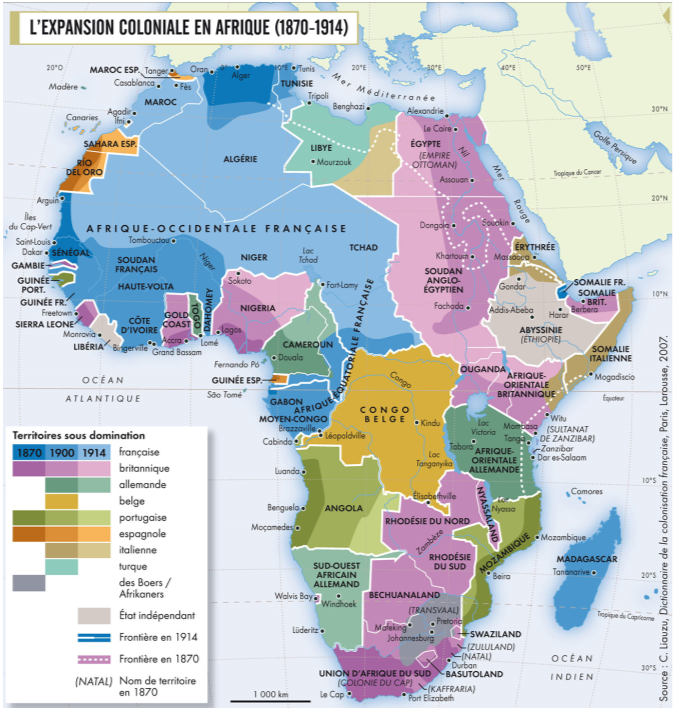
#> input picture source-map.png, 673 x 710 px
$ python trace_labels.py ../source-map.png ../source-map.png ../source-map.png
#> lines starting #> are read from the running program, lines starting #| are printed output that depends on the picture
#!/usr/bin/env python3
"""Step 5b of the source-map trace: lettering.

Every label found by trace_text.py (OCR + hand corrections) is fitted to the
ink of the scan: the text is rendered with the font of its style and the
size, tracking and position that correlate best with the ink are kept.  The
same fit ranks candidate fonts (`trace_labels.py rank`).

Output: data/trace_labels_text.json
  fonts   [[css family, file], ...]              embedded later (subset)
  styles  {id: {ff, i, w, c, h, hw, ls}}         text style table for the page
  labels  [[x, y, t, style, size, track, anchor, rot], ...]   baseline x / y
  dots    [[x, y], ...]
"""
import glob
import json
import math
import os
import sys

import numpy as np
from PIL import Image, ImageDraw, ImageFont
from scipy import ndimage as ndi

ROOT = os.path.dirname(os.path.dirname(os.path.abspath(__file__)))
OUT = os.path.join(ROOT, 'data')
FDIR = os.path.join(ROOT, 'scratch', 'redraw', 'fonts')
SS = 4

LUM = np.asarray(Image.open(os.path.join(ROOT, 'source-map.png')).convert('RGB')).astype(float) @ \
    np.array([0.299, 0.587, 0.114])
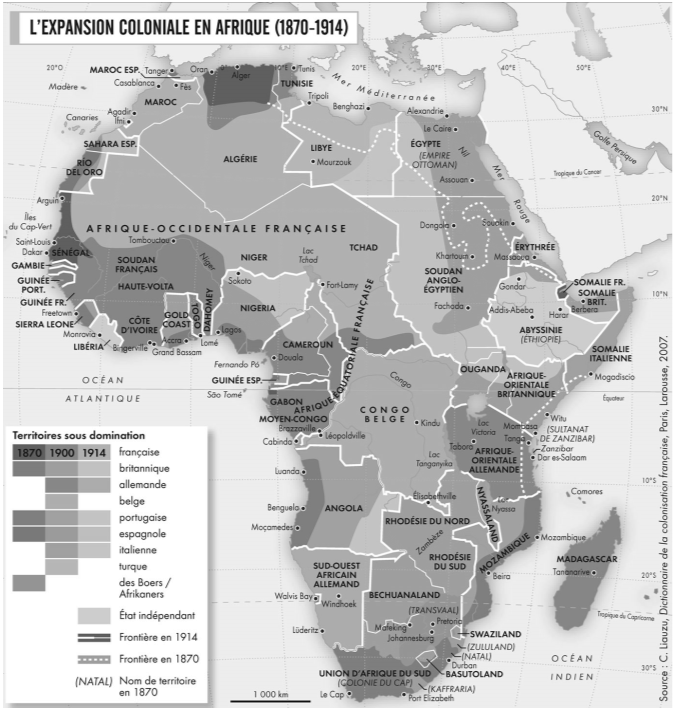
#> LUM: shape (710, 673) float64; min 11.87, max 255, mean 199
MED = ndi.median_filter(LUM, 3)
_rgb = np.asarray(Image.open(os.path.join(ROOT, 'source-map.png')).convert('RGB')).astype(float)
CHROMA = _rgb.max(-1) - _rgb.min(-1)
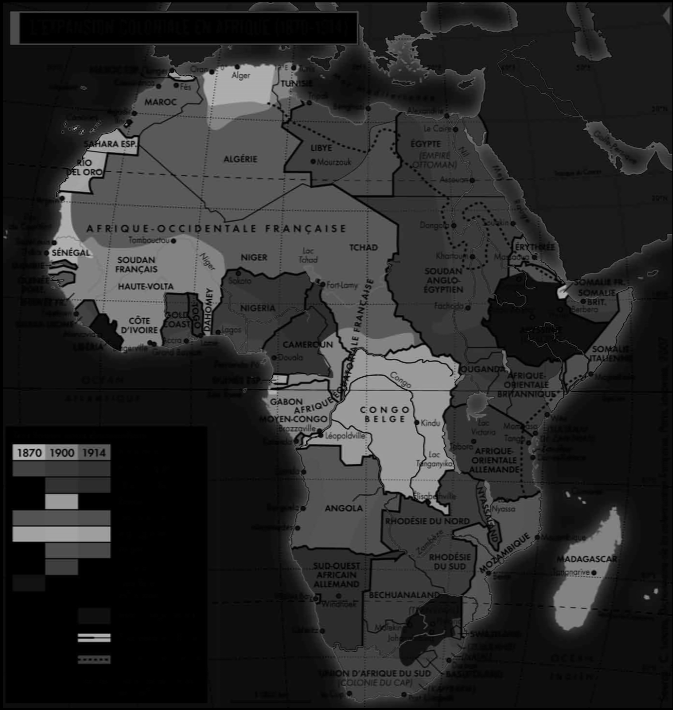
#> CHROMA: shape (710, 673) float64; min 0, max 186, mean 42.3

# font id -> (file, weight axis value or None)
FONTS = {}
for p in sorted(glob.glob(os.path.join(FDIR, '*.ttf'))):
    FONTS[os.path.basename(p)[:-4]] = p


# [236 lines left out: functions font_of, render, cap_em, ink_width, label_ink, text_mask and 4 more, not called in this run]


# ---- styles ---------------------------------------------------------------------------
FCOND, FCONDB, FQ, FASAP = 'IBMPlexSansCondensed-Regular', 'IBMPlexSansCondensed-SemiBold', 'Questrial-Regular', 'AsapCondensed-Bold'
STYLES = {                       # id: (italic shear, halo width in px or 0)
    'T':  dict(f=FASAP,  i=0.0,  halo=0),     # territory names: condensed bold caps
    'TW': dict(f=FCOND,  i=0.0,  halo=0),     # MAROC / ALGÉRIE: condensed regular caps, tracked
    'P':  dict(f=FCOND,  i=0.0,  halo=0),     # names in brackets
    'C':  dict(f=FQ,     i=0.0,  halo=1.3),   # cities
    'CI': dict(f=FQ,     i=0.25, halo=1.3),   # cities, italic
    'R':  dict(f=FQ,     i=0.0,  halo=1.2),   # letter-spaced capitals (region titles, oceans)
    'W':  dict(f=FQ,     i=0.25, halo=1.2),   # water names, italic
    'WI': dict(f=FQ,     i=0.0,  halo=1.2),   # water names, upright
    'D':  dict(f=FQ,     i=0.0,  halo=1.0),   # 20°O, 10°S ...
}
T_TEXTS = set((
    'TUNISIE NIGER TCHAD SOUDAN FRANÇAIS HAUTE-VOLTA SÉNÉGAL GAMBIE GUINÉE PORT. SIERRA LEONE CÔTE D\'IVOIRE GOLD COAST '
    'NIGERIA ÉGYPTE LIBYE ÉRYTHRÉE ANGLO- EGYPTIEN SOMALIE BRIT. ITALIENNE OUGANDA AFRIQUE- ORIENTALE BRITANNIQUE '
    'ALLEMANDE ALLEMAND CAMEROUN GABON MOYEN-CONGO CONGO BELGE ANGOLA RHODÉSIE DU NORD DU SUD SUD-OUEST AFRICAIN '
    'BECHUANALAND SWAZILAND BASUTOLAND MADAGASCAR UNION D\'AFRIQUE DU SUD (TRANSVAAL) (ZULULAND) (NATAL) (KAFFRARIA) '
    '(COLONIE DU CAP) (SULTANAT DE ZANZIBAR) (EMPIRE OTTOMAN) (ÉTHIOPIE) SAHARA ESP. RÍO DEL ORO MAROC ESP. '
    'AFRIQUE ÉQUATORIALE FRANÇAISE NYASSALAND MOZAMBIQUE DAHOMEY TOGO ABYSSINIE SOMALIE').split())
TW_TEXTS = {'MAROC', 'ALGÉRIE'}
R_TEXTS = {'AFRIQUE-OCCIDENTALE FRANÇAISE', 'OCÉAN', 'ATLANTIQUE', 'INDIEN'}
W_TEXTS = {'Mer Méditerranée', 'Mer Rouge', 'Golfe Persique', 'Nil', 'Niger', 'Congo', 'Zambèze',
           'Tropique du Cancer', 'Tropique du Capricorne', 'Équateur'}


# legend lettering, measured on the scan: text -> (x, baseline y, style, size, tracking)
LEGEND = {
    'Territoires sous domination': (13.5, 438.6, 'H', 9.0, 0.0),
    '1870': (19.0, 457.6, 'Y', 7.6, 0.2), '1900': (50.0, 457.6, 'Y', 7.6, 0.2), '1914': (81.5, 457.6, 'Y', 7.6, 0.2),
    'française': (119.5, 472.6, 'L', 9.4, 0.1), 'britannique': (119.5, 489.0, 'L', 9.4, 0.1),
    'allemande': (119.5, 505.6, 'L', 9.4, 0.1), 'belge': (119.5, 521.6, 'L', 9.4, 0.1),
    'portugaise': (119.5, 538.4, 'L', 9.4, 0.1), 'espagnole': (119.5, 555.0, 'L', 9.4, 0.1),
    'italienne': (119.5, 571.0, 'L', 9.4, 0.1), 'turque': (119.5, 587.0, 'L', 9.4, 0.1),
    'des Boers /': (119.5, 598.0, 'L', 9.4, 0.1), 'Afrikaners': (119.5, 607.6, 'L', 9.4, 0.1),
    'État indépendant': (119.5, 620.6, 'L', 9.4, 0.1), 'Frontière en 1914': (119.5, 642.6, 'L', 9.4, 0.1),
    'Frontière en 1870': (119.5, 664.6, 'L', 9.4, 0.1), '(NATAL)': (78.5, 685.6, 'LI', 8.6, 0.1),
    'Nom de territoire': (119.5, 685.6, 'L', 9.4, 0.1), 'en 1870': (119.5, 696.0, 'L', 9.4, 0.1),
}
STYLES['L'] = dict(f=FQ, i=0.0, halo=0)       # legend entries
STYLES['LI'] = dict(f=FQ, i=0.25, halo=0)     # (NATAL) sample

FORCE_STYLE = {'Territoires sous domination': 'H', '1870': 'Y', '1900': 'Y', '1914': 'Y', '(NATAL)': 'P',
               "L'EXPANSION COLONIALE EN AFRIQUE (1870-1914)": 'TT', '(NATAL)': 'LI'}
LEGEND_TEXTS = set(LEGEND)
# lettering whose fit is unreliable (touching a border or a dot): x, baseline y, style, size, tracking, rotation
EXPLICIT = {
    'DAHOMEY': (213.6, 336.5, 'T', 9.4, 0.3, -90),       # vertical, reading upward, east of Togo
    'GOLD': (164.6, 317.8, 'T', 7.8, 0.5, 0), 'COAST': (163.6, 327.0, 'T', 7.8, 0.5, 0),
    'Mafeking': (377.6, 628.8, 'C', 7.3, 0.3, 0), 'TOGO': (203.6, 333.0, 'T', 8.4, 0.5, -90),
}
DEFAULT_SIZE = {'H': (8.6, 0.0), 'Y': (7.2, 0.4), 'TT': (20.5, 0.0), 'T': (8.6, 0.0), 'TW': (8.0, 0.5), 'P': (7.4, 0.2),
                'C': (7.3, 0.3), 'CI': (7.3, 0.3), 'R': (8.6, 2.0), 'W': (6.6, 0.8), 'WI': (6.6, 0.8), 'D': (6.4, 0.3)}
STYLES['H'] = dict(f='Lato-Bold', i=0.0, halo=0)      # legend heading
STYLES['Y'] = dict(f='Lato-Bold', i=0.0, halo=0, c='#ffffff')   # years printed on the first swatch
STYLES['TT'] = dict(f=FASAP, i=0.0, halo=0)            # title (ultra condensed: scaled horizontally)


# [125 lines left out: functions style_of, clean, medians, wide_rotated, band_box, fallback, not called in this run]


def main(refit=False):
#> (the run stopped early here; a loop or call above may not have finished)

$ run again, with compare.png copied over source-map.png
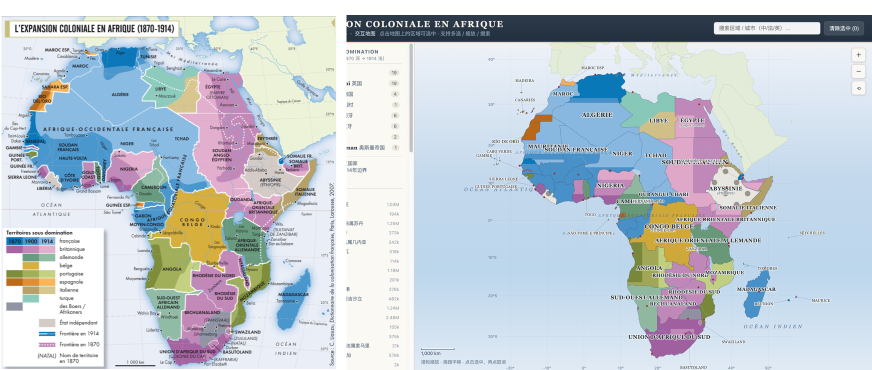
#> input picture compare.png, 1743 x 740 px (shown at 1/2 size)
#> `LUM = np.asarray(Image.open(os.path.join(ROOT, 'source-map.png')).conv..`:
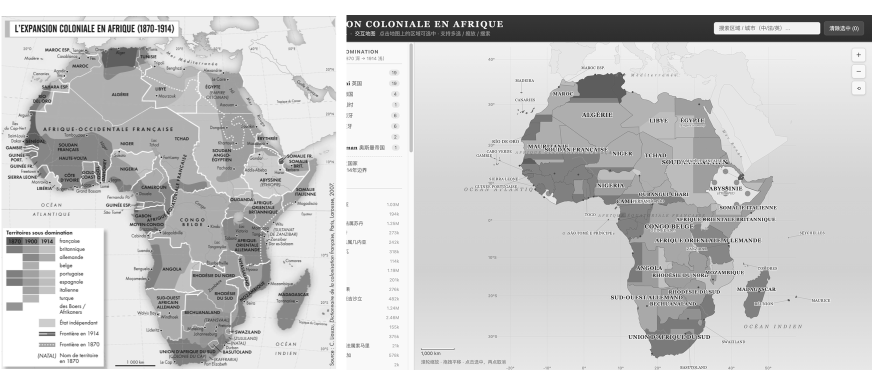
#> LUM: shape (740, 1743) float64 (shown at 1/2 size); min 1.82, max 255, mean 202.4
#> `CHROMA = _rgb.max(-1) - _rgb.min(-1)`:
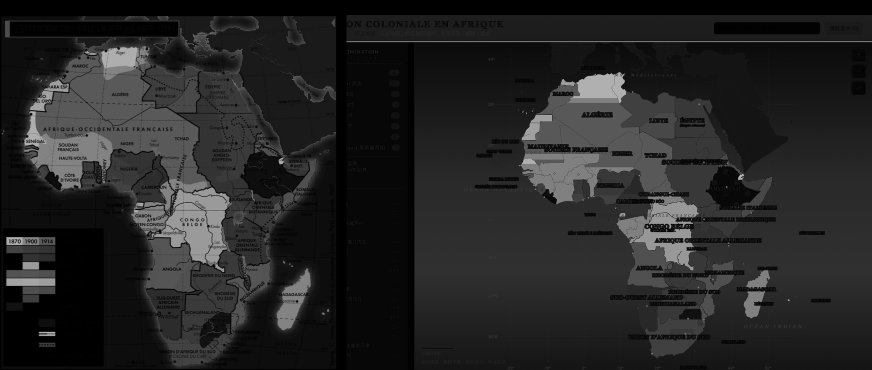
#> CHROMA: shape (740, 1743) float64 (shown at 1/2 size); min 0, max 194, mean 36.9
